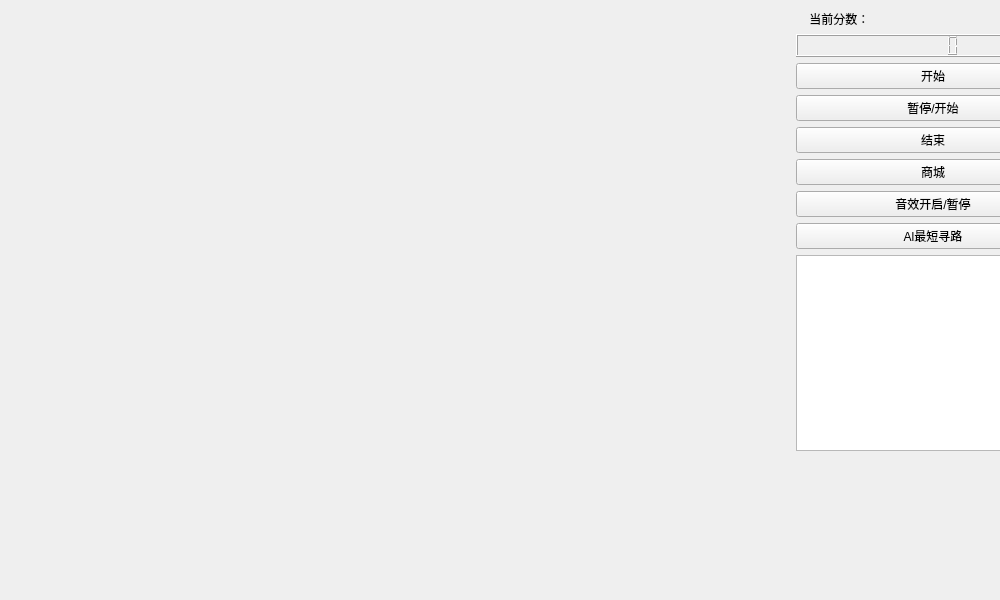
<?xml version="1.0" encoding="UTF-8"?>
<ui version="4.0">
 <class>GameWidget</class>
 <widget class="QWidget" name="GameWidget">
  <property name="geometry">
   <rect>
    <x>0</x>
    <y>0</y>
    <width>1000</width>
    <height>600</height>
   </rect>
  </property>
  <property name="windowTitle">
   <string>GameWidget</string>
  </property>
  <widget class="QWidget" name="widget" native="true">
   <property name="geometry">
    <rect>
     <x>796</x>
     <y>10</y>
     <width>274</width>
     <height>441</height>
    </rect>
   </property>
   <layout class="QVBoxLayout" name="verticalLayout">
    <item>
     <widget class="QLabel" name="label">
      <property name="text">
       <string>    当前分数：</string>
      </property>
     </widget>
    </item>
    <item>
     <widget class="QLCDNumber" name="lcdNumber"/>
    </item>
    <item>
     <widget class="QPushButton" name="start">
      <property name="text">
       <string>开始</string>
      </property>
     </widget>
    </item>
    <item>
     <widget class="QPushButton" name="pause">
      <property name="text">
       <string>暂停/开始</string>
      </property>
     </widget>
    </item>
    <item>
     <widget class="QPushButton" name="over">
      <property name="text">
       <string>结束</string>
      </property>
     </widget>
    </item>
    <item>
     <widget class="QPushButton" name="store">
      <property name="text">
       <string>商城</string>
      </property>
     </widget>
    </item>
    <item>
     <widget class="QPushButton" name="BMusic">
      <property name="text">
       <string>音效开启/暂停</string>
      </property>
     </widget>
    </item>
    <item>
     <widget class="QPushButton" name="AlBfs">
      <property name="text">
       <string>Al最短寻路</string>
      </property>
     </widget>
    </item>
    <item>
     <widget class="QListView" name="listView"/>
    </item>
   </layout>
  </widget>
 </widget>
 <resources/>
 <connections/>
</ui>
